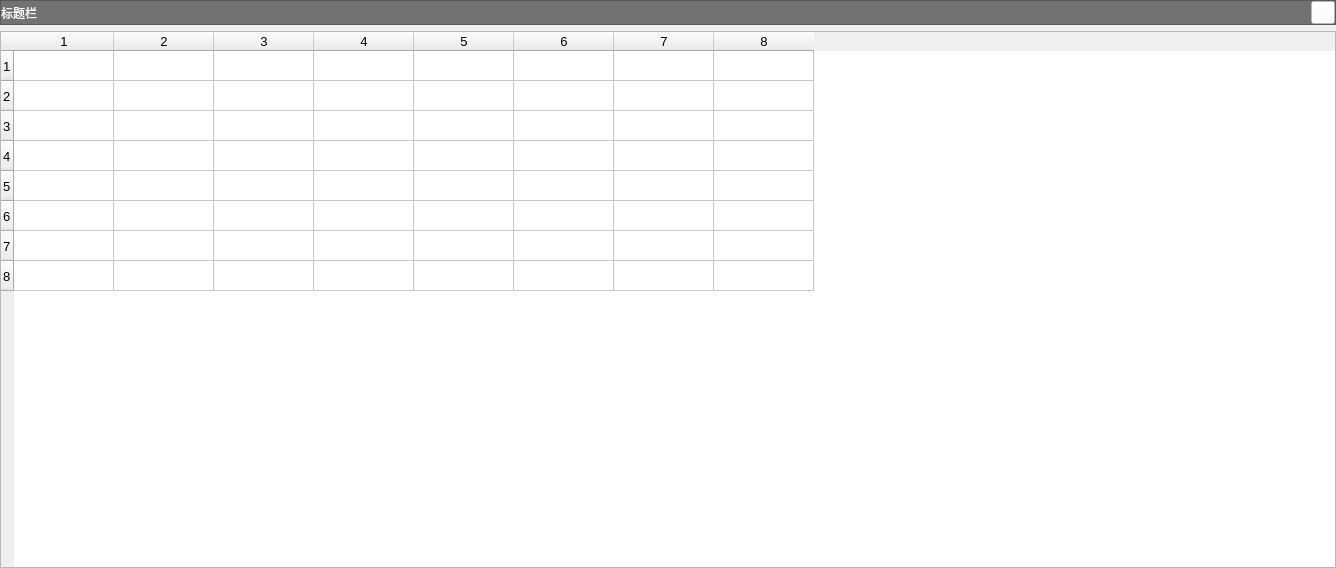
<?xml version="1.0" encoding="UTF-8"?>
<ui version="4.0">
 <class>Alarm_record</class>
 <widget class="QWidget" name="Alarm_record">
  <property name="geometry">
   <rect>
    <x>0</x>
    <y>0</y>
    <width>1336</width>
    <height>568</height>
   </rect>
  </property>
  <property name="windowTitle">
   <string>Form</string>
  </property>
  <property name="styleSheet">
   <string notr="true"/>
  </property>
  <layout class="QGridLayout" name="gridLayout_2">
   <property name="leftMargin">
    <number>0</number>
   </property>
   <property name="topMargin">
    <number>0</number>
   </property>
   <property name="rightMargin">
    <number>0</number>
   </property>
   <property name="bottomMargin">
    <number>0</number>
   </property>
   <item row="0" column="0">
    <layout class="QVBoxLayout" name="verticalLayout_3" stretch="0,10">
     <item>
      <widget class="QFrame" name="frame">
       <property name="styleSheet">
        <string notr="true">QFrame#frame
{
	background-color: rgb(113, 115, 115);
}</string>
       </property>
       <property name="frameShape">
        <enum>QFrame::StyledPanel</enum>
       </property>
       <property name="frameShadow">
        <enum>QFrame::Raised</enum>
       </property>
       <layout class="QGridLayout" name="gridLayout">
        <property name="leftMargin">
         <number>0</number>
        </property>
        <property name="topMargin">
         <number>0</number>
        </property>
        <property name="rightMargin">
         <number>0</number>
        </property>
        <property name="bottomMargin">
         <number>0</number>
        </property>
        <item row="0" column="0">
         <layout class="QHBoxLayout" name="horizontalLayout" stretch="3,10,1">
          <item>
           <widget class="QLabel" name="label">
            <property name="styleSheet">
             <string notr="true">QLabel#label
{
	background-color: rgb(255, 255, 255,0);
	font: 14pt &quot;Microsoft YaHei UI&quot;;
	color: rgb(255, 255, 255);
}</string>
            </property>
            <property name="text">
             <string>标题栏</string>
            </property>
           </widget>
          </item>
          <item>
           <spacer name="horizontalSpacer">
            <property name="orientation">
             <enum>Qt::Horizontal</enum>
            </property>
            <property name="sizeHint" stdset="0">
             <size>
              <width>40</width>
              <height>20</height>
             </size>
            </property>
           </spacer>
          </item>
          <item>
           <widget class="QToolButton" name="CloseBtn">
            <property name="styleSheet">
             <string notr="true">QToolButton#CloseBtn
{
	background-color: rgb(255, 255, 255,0);
	border-image: url(:/image/work_close  (1).png);
}</string>
            </property>
            <property name="text">
             <string/>
            </property>
           </widget>
          </item>
         </layout>
        </item>
       </layout>
      </widget>
     </item>
     <item>
      <layout class="QVBoxLayout" name="verticalLayout_2" stretch="0">
       <property name="spacing">
        <number>10</number>
       </property>
       <item>
        <widget class="QTableWidget" name="AlarmReTableWidget">
         <property name="font">
          <font>
           <pointsize>10</pointsize>
          </font>
         </property>
         <property name="styleSheet">
          <string notr="true"/>
         </property>
         <property name="dragEnabled">
          <bool>false</bool>
         </property>
         <property name="rowCount">
          <number>8</number>
         </property>
         <property name="columnCount">
          <number>8</number>
         </property>
         <row/>
         <row/>
         <row/>
         <row/>
         <row/>
         <row/>
         <row/>
         <row/>
         <column/>
         <column/>
         <column/>
         <column/>
         <column/>
         <column/>
         <column/>
         <column/>
        </widget>
       </item>
      </layout>
     </item>
    </layout>
   </item>
  </layout>
 </widget>
 <resources/>
 <connections/>
</ui>
